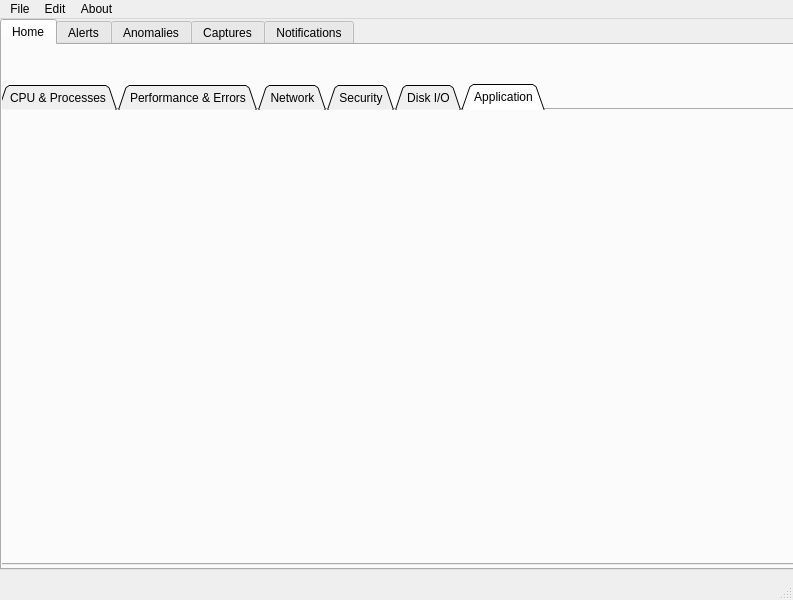
<?xml version="1.0" encoding="UTF-8"?>
<ui version="4.0">
 <class>MainWindow</class>
 <widget class="QMainWindow" name="MainWindow">
  <property name="geometry">
   <rect>
    <x>0</x>
    <y>0</y>
    <width>793</width>
    <height>600</height>
   </rect>
  </property>
  <property name="windowTitle">
   <string>MainWindow</string>
  </property>
  <widget class="QWidget" name="centralwidget">
   <widget class="QTabWidget" name="tabWidget">
    <property name="geometry">
     <rect>
      <x>0</x>
      <y>0</y>
      <width>801</width>
      <height>551</height>
     </rect>
    </property>
    <property name="currentIndex">
     <number>0</number>
    </property>
    <widget class="QWidget" name="homeTab">
     <attribute name="title">
      <string>Home</string>
     </attribute>
     <widget class="QTabWidget" name="tabWidget_2">
      <property name="geometry">
       <rect>
        <x>-4</x>
        <y>39</y>
        <width>811</width>
        <height>481</height>
       </rect>
      </property>
      <property name="tabPosition">
       <enum>QTabWidget::North</enum>
      </property>
      <property name="tabShape">
       <enum>QTabWidget::Triangular</enum>
      </property>
      <property name="currentIndex">
       <number>5</number>
      </property>
      <property name="iconSize">
       <size>
        <width>150</width>
        <height>50</height>
       </size>
      </property>
      <property name="elideMode">
       <enum>Qt::ElideNone</enum>
      </property>
      <property name="documentMode">
       <bool>false</bool>
      </property>
      <property name="tabsClosable">
       <bool>false</bool>
      </property>
      <widget class="QWidget" name="cpuTab">
       <attribute name="title">
        <string>CPU &amp;&amp; Processes</string>
       </attribute>
      </widget>
      <widget class="QWidget" name="errorTab">
       <attribute name="title">
        <string>Performance &amp;&amp; Errors</string>
       </attribute>
      </widget>
      <widget class="QWidget" name="networkTab">
       <attribute name="title">
        <string>Network</string>
       </attribute>
      </widget>
      <widget class="QWidget" name="securityTab">
       <attribute name="title">
        <string>Security</string>
       </attribute>
      </widget>
      <widget class="QWidget" name="ioTab">
       <attribute name="title">
        <string>Disk I/O</string>
       </attribute>
      </widget>
      <widget class="QWidget" name="applicationTab">
       <attribute name="title">
        <string>Application</string>
       </attribute>
      </widget>
     </widget>
    </widget>
    <widget class="QWidget" name="alertsTab">
     <attribute name="title">
      <string>Alerts</string>
     </attribute>
    </widget>
    <widget class="QWidget" name="anomaliesTab">
     <attribute name="title">
      <string>Anomalies</string>
     </attribute>
    </widget>
    <widget class="QWidget" name="capturesTab">
     <attribute name="title">
      <string>Captures</string>
     </attribute>
    </widget>
    <widget class="QWidget" name="notificationsTab">
     <attribute name="title">
      <string>Notifications</string>
     </attribute>
    </widget>
   </widget>
  </widget>
  <widget class="QMenuBar" name="menubar">
   <property name="geometry">
    <rect>
     <x>0</x>
     <y>0</y>
     <width>793</width>
     <height>24</height>
    </rect>
   </property>
   <widget class="QMenu" name="menuFile">
    <property name="title">
     <string>File</string>
    </property>
   </widget>
   <widget class="QMenu" name="menuEdit">
    <property name="title">
     <string>Edit</string>
    </property>
   </widget>
   <widget class="QMenu" name="menuAbout">
    <property name="title">
     <string>About</string>
    </property>
   </widget>
   <addaction name="menuFile"/>
   <addaction name="menuEdit"/>
   <addaction name="menuAbout"/>
  </widget>
  <widget class="QStatusBar" name="statusbar"/>
 </widget>
 <resources/>
 <connections/>
</ui>
